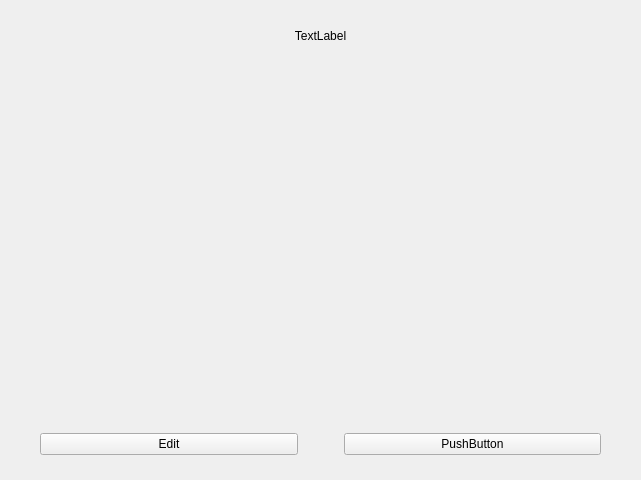
<?xml version="1.0" encoding="UTF-8"?>
<ui version="4.0">
 <class>ContainerNoteView</class>
 <widget class="QWidget" name="ContainerNoteView">
  <property name="geometry">
   <rect>
    <x>0</x>
    <y>0</y>
    <width>641</width>
    <height>480</height>
   </rect>
  </property>
  <property name="windowTitle">
   <string>Form</string>
  </property>
  <widget class="QWidget" name="verticalLayoutWidget_2">
   <property name="geometry">
    <rect>
     <x>0</x>
     <y>70</y>
     <width>641</width>
     <height>341</height>
    </rect>
   </property>
   <layout class="QVBoxLayout" name="bodyLayout"/>
  </widget>
  <widget class="QWidget" name="verticalLayoutWidget_3">
   <property name="geometry">
    <rect>
     <x>0</x>
     <y>0</y>
     <width>641</width>
     <height>71</height>
    </rect>
   </property>
   <layout class="QVBoxLayout" name="headLayout">
    <item>
     <widget class="QLabel" name="titleLabel">
      <property name="text">
       <string>TextLabel</string>
      </property>
      <property name="alignment">
       <set>Qt::AlignCenter</set>
      </property>
     </widget>
    </item>
   </layout>
  </widget>
  <widget class="QWidget" name="horizontalLayoutWidget">
   <property name="geometry">
    <rect>
     <x>0</x>
     <y>409</y>
     <width>641</width>
     <height>71</height>
    </rect>
   </property>
   <layout class="QHBoxLayout" name="horizontalLayout">
    <item>
     <spacer name="horizontalSpacer_2">
      <property name="orientation">
       <enum>Qt::Horizontal</enum>
      </property>
      <property name="sizeType">
       <enum>QSizePolicy::Preferred</enum>
      </property>
      <property name="sizeHint" stdset="0">
       <size>
        <width>40</width>
        <height>20</height>
       </size>
      </property>
     </spacer>
    </item>
    <item>
     <widget class="QPushButton" name="editSaveButton">
      <property name="text">
       <string>Edit</string>
      </property>
     </widget>
    </item>
    <item>
     <spacer name="horizontalSpacer">
      <property name="orientation">
       <enum>Qt::Horizontal</enum>
      </property>
      <property name="sizeType">
       <enum>QSizePolicy::Preferred</enum>
      </property>
      <property name="sizeHint" stdset="0">
       <size>
        <width>40</width>
        <height>20</height>
       </size>
      </property>
     </spacer>
    </item>
    <item>
     <widget class="QPushButton" name="pushButton_2">
      <property name="text">
       <string>PushButton</string>
      </property>
     </widget>
    </item>
    <item>
     <spacer name="horizontalSpacer_3">
      <property name="orientation">
       <enum>Qt::Horizontal</enum>
      </property>
      <property name="sizeType">
       <enum>QSizePolicy::Preferred</enum>
      </property>
      <property name="sizeHint" stdset="0">
       <size>
        <width>40</width>
        <height>20</height>
       </size>
      </property>
     </spacer>
    </item>
   </layout>
  </widget>
 </widget>
 <resources/>
 <connections/>
</ui>
